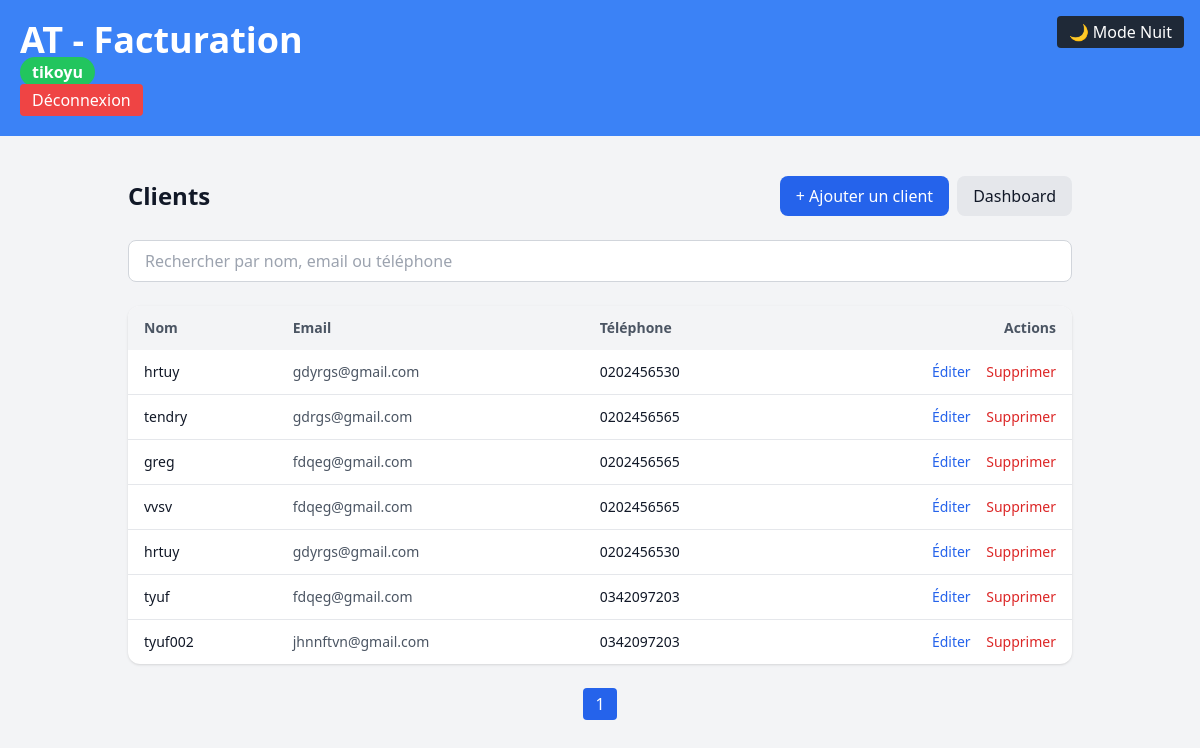
The app's page /clients/clients/ (signed in) with its own data.
### users/models.py (models this page shows)
class CustomUser(AbstractUser):
    STATUT_CHOICES = (
        ('freelance', 'Freelance'),
        ('pme', 'PME'),
        ('entreprise', 'Entreprise'),
    )
    is_client = models.BooleanField(default=True)
    company_name = models.CharField(max_length=255, blank=True, null=True)
    statut = models.CharField(max_length=50, choices=STATUT_CHOICES)  # plus de default
    phone = models.CharField(max_length=20, blank=True, null=True)

### core/models.py (models this page shows, shortened)
class Client(models.Model):
    SEX_CHOICES = [
        ('M', 'Masculin'),
        ('F', 'Féminin'),
        ('O', 'Autre'),
    ]
    PROVINCE_CHOICES = [
        ('province1', 'Antananarivo'),
        ('province2', 'Antsiranana'),
        ('province3', 'Toamasina'),
        ('province4', 'Mahajanga'),
        ('province5', 'Fianarantsoa'),
        ('province6', 'Toliara'),
    ]
    AGE_CHOICES = [
        ('<18', 'Moins de 18 ans'),
        ('18-25', '18-25 ans'),
        ('26-35', '26-35 ans'),
        ('36-50', '36-50 ans'),
        ('50+', 'Plus de 50 ans'),
    ]
    owner = models.ForeignKey(settings.AUTH_USER_MODEL, on_delete=models.CASCADE)
    name = models.CharField(max_length=255)
    email = models.EmailField()
    phone = models.CharField(max_length=50, blank=True, null=True)
    address = models.TextField(blank=True, null=True)
    sex = models.CharField(max_length=1, choices=SEX_CHOICES, blank=True, null=True)
    province = models.CharField(max_length=50, choices=PROVINCE_CHOICES, blank=True, null=True)
    age_range = models.CharField(
        max_length=10,
        choices=AGE_CHOICES,
        blank=True,
        null=True
    )
    created_at = models.DateTimeField(auto_now_add=True)

### core/views.py (the view)
# urls.py: path('clients/', views.client_list, name='client_list'),
@login_required
def client_list(request):
    clients = Client.objects.filter(owner=request.user)
    return render(request, 'core/client_list.html', {'clients': clients})

### templates/core/client_list.html (shortened to what this page needs)
{% extends 'base.html' %}
{% block content %}
<div class="space-y-6 p-6">
    <div class="flex flex-col sm:flex-row sm:items-center sm:justify-between gap-4">
        <h1 class="text-2xl font-semibold text-gray-900 dark:text-gray-100">Clients</h1>
        <div class="flex gap-2">
            <a href="{% url 'client_create' %}"
               class="bg-blue-600 text-white px-4 py-2 rounded-lg hover:bg-blue-700 transition">
                + Ajouter un client
            </a>
            <a href="{% url 'dashboard' %}"
               class="bg-gray-200 dark:bg-gray-700 text-gray-900 dark:text-gray-100 px-4 py-2 rounded-lg hover:opacity-90 transition">
                Dashboard
            </a>
        </div>
    </div>
    <div class="mb-4">
        <input type="text" id="clientSearch" placeholder="Rechercher par nom, email ou téléphone"
               class="w-full border border-gray-300 dark:border-gray-600 rounded-lg px-4 py-2
                      bg-white dark:bg-gray-800 text-gray-900 dark:text-gray-100
                      focus:outline-none focus:ring-2 focus:ring-blue-500"
               onkeyup="filterClients()">
    </div>
    <div class="bg-white dark:bg-gray-800 rounded-xl shadow overflow-hidden">
        <table id="clientsTable" class="w-full text-sm text-gray-900 dark:text-gray-100">
            <thead class="bg-gray-100 dark:bg-gray-700 text-gray-600 dark:text-gray-200">
                <tr>
                    <th class="px-4 py-3 text-left">Nom</th>
                    <th class="px-4 py-3 text-left">Email</th>
                    <th class="px-4 py-3 text-left">Téléphone</th>
                    <th class="px-4 py-3 text-right">Actions</th>
                </tr>
            </thead>
            <tbody id="clientsTbody" class="divide-y divide-gray-200 dark:divide-gray-700">
                {% for client in clients %}
                <tr class="hover:bg-gray-50 dark:hover:bg-gray-700 transition">
                    <td class="px-4 py-3 font-medium">{{ client.name }}</td>
                    <td class="px-4 py-3 text-gray-600 dark:text-gray-300">{{ client.email }}</td>
                    <td class="px-4 py-3">{{ client.phone }}</td>
                    <td class="px-4 py-3 text-right space-x-3">
                        <a href="{% url 'client_edit' client.pk %}" class="text-blue-600 hover:underline">Éditer</a>
                        <a href="{% url 'client_delete' client.pk %}" class="text-red-600 hover:underline">Supprimer</a>
                    </td>
                </tr>
                {% empty %}
                <tr>
                    <td colspan="4" class="px-4 py-6 text-center text-gray-500 dark:text-gray-400">Aucun client enregistré</td>
                </tr>
                {% endfor %}
            </tbody>
        </table>
    </div>
    <div class="flex justify-center mt-4 space-x-2" id="pagination"></div>
</div>
{% endblock %}

### templates/base.html (shortened to what this page needs)
<!DOCTYPE html>
<html lang="fr">
<head>
    <script src="https://cdn.tailwindcss.com"></script>
</head>
<body class="bg-gray-100 min-h-screen transition-colors duration-300">
    <header class="bg-blue-500 text-white p-5 transition-colors duration-300">
        <h1 class="text-4xl font-bold">AT - Facturation</h1>
        {% if user.is_authenticated %}
            <span class="bg-green-500 text-white px-3 py-1 rounded-full font-semibold">{{ user.username }}</span>
            <form method="post" action="{% url 'logout' %}">
                <button type="submit" class="bg-red-500 hover:bg-red-600 text-white px-3 py-1 rounded transition-colors duration-300">
                    Déconnexion
                </button>
            </form>
        {% else %}
            <a href="{% url 'login' %}" class="bg-gray-800 text-white px-3 py-1 rounded">Se connecter</a>
        {% endif %}
        <button id="dark-mode-toggle" class="fixed top-4 right-4 bg-gray-800 text-white px-3 py-1 rounded z-50">
        </button>
    </header>
    <main class="container mx-auto p-4 transition-colors duration-300">
        {% block content %}{% endblock %}
    </main>
</body>
</html>

### templates/base.html (style rules this page uses)
:root { --color-bg: #0b0c2c; --color-card: #1a1a2e; --color-text: #f5f5f5; --color-accent: #00ffff; --color-accent2: #8a2be2; }

### records on screen
CustomUser: username "tikoyu"
Client: name "hrtuy", email "gdyrgs@gmail.com", phone "0202456530"
Client: name "tendry", email "gdrgs@gmail.com", phone "0202456565"
Client: name "greg", email "fdqeg@gmail.com", phone "0202456565"
Client: name "vvsv", email "fdqeg@gmail.com", phone "0202456565"
Client: name "hrtuy", email "gdyrgs@gmail.com", phone "0202456530"
Client: name "tyuf", email "fdqeg@gmail.com", phone "0342097203"
Client: name "tyuf002", email "jhnnftvn@gmail.com", phone "0342097203"
